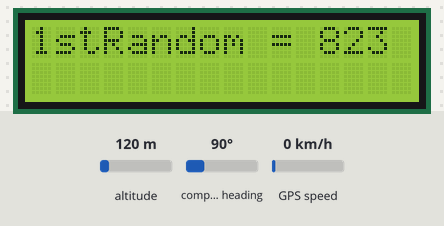
The sketch below on a simulated ESP8266 (NodeMCU). Parts: 16×2 character LCD. Inputs (shaded band) come from the test bench; at power-on: altitude 120 m, compass heading 90°, GPS speed 0 km/h. Random numbers use the default seed unless the sketch sets one; the GPS gets a fix after 3 s at 37.7749, -122.4194 with 8 satellites; what the sketch prints to the serial monitor is not drawn.

Above: at 2.1 s.
At 7.4 s:
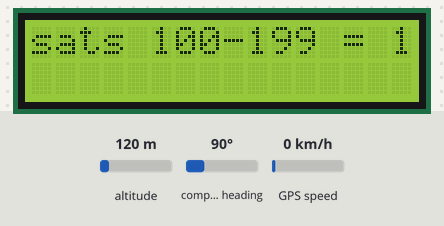
At 15.25 s:
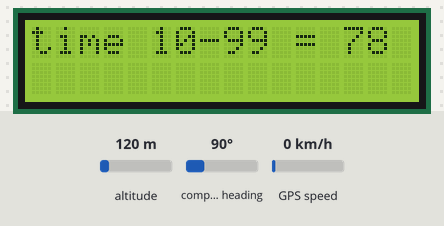
At 23.25 s:
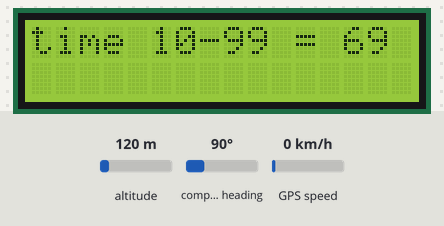
At 31.26 s:
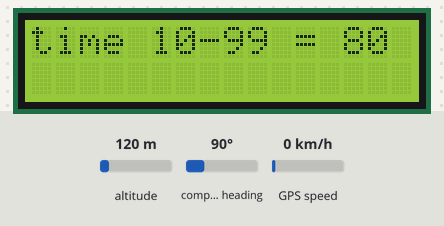
At 39.26 s:
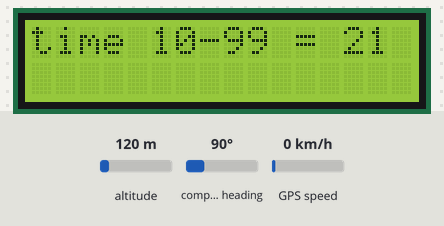

Measured:
- what the display in image 0 shows lasts 5.1 s, from 2.1 s to 7.2 s
- what the display in image 1 shows lasts 0.9 s, from 7.3 s to 8.2 s

The sketch:

GPS_LCD_KitchenSink.ino
```cpp
#include <TinyGPSPlus.h>
#include <SoftwareSerial.h>
#include <ESP8266WiFi.h>
#include <SPI.h>
#include <Wire.h>
#include <Adafruit_GFX.h>
#include <Adafruit_SSD1306.h>
#include <LiquidCrystal_I2C.h>

//Declaration used for LCD screen
LiquidCrystal_I2C lcd(0x27, 16, 2);

//Definitions used for OLED screen
#define SCREEN_WIDTH 128 // OLED display width, in pixels
#define SCREEN_HEIGHT 64 // OLED display height, in pixels

// Declaration for an SSD1306 display connected to I2C (SDA, SCL pins)
#define OLED_RESET     -1 // Reset pin # (or -1 if sharing Arduino reset pin)
Adafruit_SSD1306 display(SCREEN_WIDTH, SCREEN_HEIGHT, &Wire, OLED_RESET);
/*
   This sample code demonstrates just about every built-in operation of TinyGPSPlus (TinyGPSPlus).
   It requires the use of SoftwareSerial, and assumes that you have a
   4800-baud serial GPS device hooked up on pins 4(rx) and 3(tx).
*/
long randNumber;
static const int RXPin = 4, TXPin = 3;
static const uint32_t GPSBaud = 9600;

// The TinyGPSPlus object
TinyGPSPlus gps;

// The serial connection to the GPS device
SoftwareSerial ss(RXPin, TXPin);

// For stats that happen every 5 seconds
unsigned long last = 0UL;

void setup()
{
  Serial.begin(115200);
  ss.begin(GPSBaud);

  Serial.println(F("KitchenSink.ino"));
  Serial.println(F("Demonstrating nearly every feature of TinyGPSPlus"));
  Serial.print(F("Testing TinyGPSPlus library v. ")); Serial.println(TinyGPSPlus::libraryVersion());
  Serial.println(F("by Mikal Hart"));
  Serial.println();
  delay(2000);
  lcd.begin();
  lcd.backlight();
  lcd.clear();
  lcd.setCursor(0,0);  //Column, Row
  randNumber = random(999);
  lcd.print("1stRandom = ");
  lcd.print(randNumber);
  Serial.print(F("1stRandom = "));
  Serial.print(randNumber);
  delay(5000);
//  lcd.clear();
}

void loop()
{
  // Dispatch incoming characters
  while (ss.available() > 0)
    gps.encode(ss.read());

  if (gps.location.isUpdated())
  {
    Serial.print(F("LOCATION   Fix Age="));
    Serial.print(gps.location.age());
    Serial.print(F("ms Raw Lat="));
    Serial.print(gps.location.rawLat().negative ? "-" : "+");
    Serial.print(gps.location.rawLat().deg);
    Serial.print("[+");
    Serial.print(gps.location.rawLat().billionths);
    Serial.print(F(" billionths],  Raw Long="));
    Serial.print(gps.location.rawLng().negative ? "-" : "+");
    Serial.print(gps.location.rawLng().deg);
    Serial.print("[+");
    Serial.print(gps.location.rawLng().billionths);
    Serial.print(F(" billionths],  Lat="));
    Serial.print(gps.location.lat(), 6);
    Serial.print(F(" Long="));
    Serial.println(gps.location.lng(), 6);
  }

  else if (gps.date.isUpdated())
  {
    Serial.print(F("DATE       Fix Age="));
    Serial.print(gps.date.age());
    Serial.print(F("ms Raw="));
    Serial.print(gps.date.value());
    Serial.print(F(" Year="));
    Serial.print(gps.date.year());
    Serial.print(F(" Month="));
    Serial.print(gps.date.month());
    Serial.print(F(" Day="));
    Serial.println(gps.date.day());
  }

  else if (gps.time.isUpdated())
  {
    Serial.print(F("TIME       Fix Age="));
    Serial.print(F("ms Raw="));
    Serial.print(gps.time.value());
    Serial.print(F(" Hour="));
    Serial.print(gps.time.hour());
    Serial.print(F(" Minute="));
    Serial.print(gps.time.minute());
    Serial.print(F(" Second="));
    Serial.print(gps.time.second());
    Serial.print(F(" Hundredths="));
    Serial.println(gps.time.centisecond());

//Code to send data to LCD display
  lcd.begin();
  lcd.backlight();
  lcd.clear();
  lcd.setCursor(0,0);  //Column, Row
  randNumber = random(10,99);
  lcd.print("time 10-99 = ");
  lcd.print(randNumber);
  Serial.print(F("time 10-99 = "));
  Serial.println(randNumber);
//  delay(5000);
  }

  else if (gps.speed.isUpdated())
  {
    Serial.print(F("SPEED      Fix Age="));
    Serial.print(gps.speed.age());
    Serial.print(F("ms Raw="));
    Serial.print(gps.speed.value());
    Serial.print(F(" Knots="));
    Serial.print(gps.speed.knots());
    Serial.print(F(" MPH="));
    Serial.print(gps.speed.mph());
    Serial.print(F(" m/s="));
    Serial.print(gps.speed.mps());
    Serial.print(F(" km/h="));
    Serial.println(gps.speed.kmph());
  }

  else if (gps.course.isUpdated())
  {
    Serial.print(F("COURSE     Fix Age="));
    Serial.print(gps.course.age());
    Serial.print(F("ms Raw="));
    Serial.print(gps.course.value());
    Serial.print(F(" Deg="));
    Serial.println(gps.course.deg());
  }

  else if (gps.altitude.isUpdated())
  {
    Serial.print(F("ALTITUDE   Fix Age="));
    Serial.print(gps.altitude.age());
    Serial.print(F("ms Raw="));
    Serial.print(gps.altitude.value());
    Serial.print(F(" Meters="));
    Serial.print(gps.altitude.meters());
    Serial.print(F(" Miles="));
    Serial.print(gps.altitude.miles());
    Serial.print(F(" KM="));
    Serial.print(gps.altitude.kilometers());
    Serial.print(F(" Feet="));
    Serial.println(gps.altitude.feet());
  }

  else if (gps.satellites.isUpdated())
  {
    Serial.print(F("SATELLITES Fix Age="));
    Serial.print(gps.satellites.age());
    Serial.print(F("ms Value="));
    Serial.println(gps.satellites.value());
    Serial.println(F("Satellites updated"));
//Code to send data to LCD display
    lcd.begin();
    lcd.backlight();
    lcd.clear();
    lcd.setCursor(0,0);  //Column, Row
    randNumber = random(100,199);
    lcd.print("sats 100-199 = ");
    lcd.print(randNumber);
    Serial.print(F("sats 100-199 = "));
    Serial.println(randNumber);
  }

  else if (gps.hdop.isUpdated())
  {
    Serial.print(F("HDOP       Fix Age="));
    Serial.print(gps.hdop.age());
    Serial.print(F("ms raw="));
    Serial.print(gps.hdop.value());
    Serial.print(F(" hdop="));
    Serial.println(gps.hdop.hdop());
  }

  else if (millis() - last > 5000)
  {
    Serial.println();
    if (gps.location.isValid())
    {
      static const double LONDON_LAT = 51.508131, LONDON_LON = -0.128002;
      double distanceToLondon =
        TinyGPSPlus::distanceBetween(
          gps.location.lat(),
          gps.location.lng(),
          LONDON_LAT,
          LONDON_LON);
      double courseToLondon =
        TinyGPSPlus::courseTo(
          gps.location.lat(),
          gps.location.lng(),
          LONDON_LAT,
          LONDON_LON);

      Serial.print(F("LONDON     Distance="));
      Serial.print(distanceToLondon/1000, 6);
      Serial.print(F(" km Course-to="));
      Serial.print(courseToLondon, 6);
      Serial.print(F(" degrees ["));
      Serial.print(TinyGPSPlus::cardinal(courseToLondon));
      Serial.println(F("]"));
    }

    Serial.print(F("DIAGS      Chars="));
    Serial.print(gps.charsProcessed());
    Serial.print(F(" Sentences-with-Fix="));
    Serial.print(gps.sentencesWithFix());
    Serial.print(F(" Failed-checksum="));
    Serial.print(gps.failedChecksum());
    Serial.print(F(" Passed-checksum="));
    Serial.println(gps.passedChecksum());

    if (gps.charsProcessed() < 10)
      Serial.println(F("WARNING: No GPS data.  Check wiring."));

    last = millis();
    Serial.println();
  }
}
```
